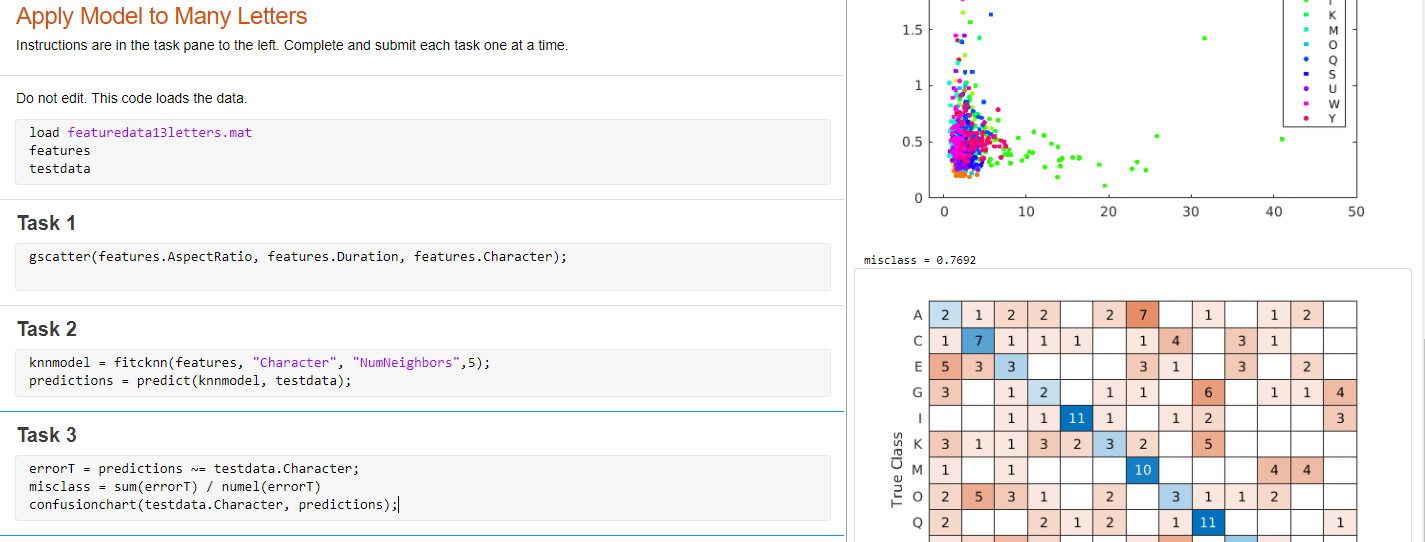
%> input picture ModeloKNN.png, 1425 x 542 px
$ octave --eval "result = calcParaleles(imread('../ModeloKNN.png'));"   (GNU Octave 9; MATLAB toolbox functions it lacks are replaced by stand-ins)
%> lines starting %> are read from the running program, lines starting %| are printed output that depends on the picture
### Descriptors/buscarRectas.m
%entra una imagen en RGB, salen las rectas encontradas por el algoritmo de
%hough. Por defecto, se buscan hasta 4 picos
function rectas = buscarRectas(img, display, hPeaks)
%> called with display = false, hPeaks = 5

    if nargin < 3
        hPeaks = 4;
    end

    BW = rgb2gray(img);
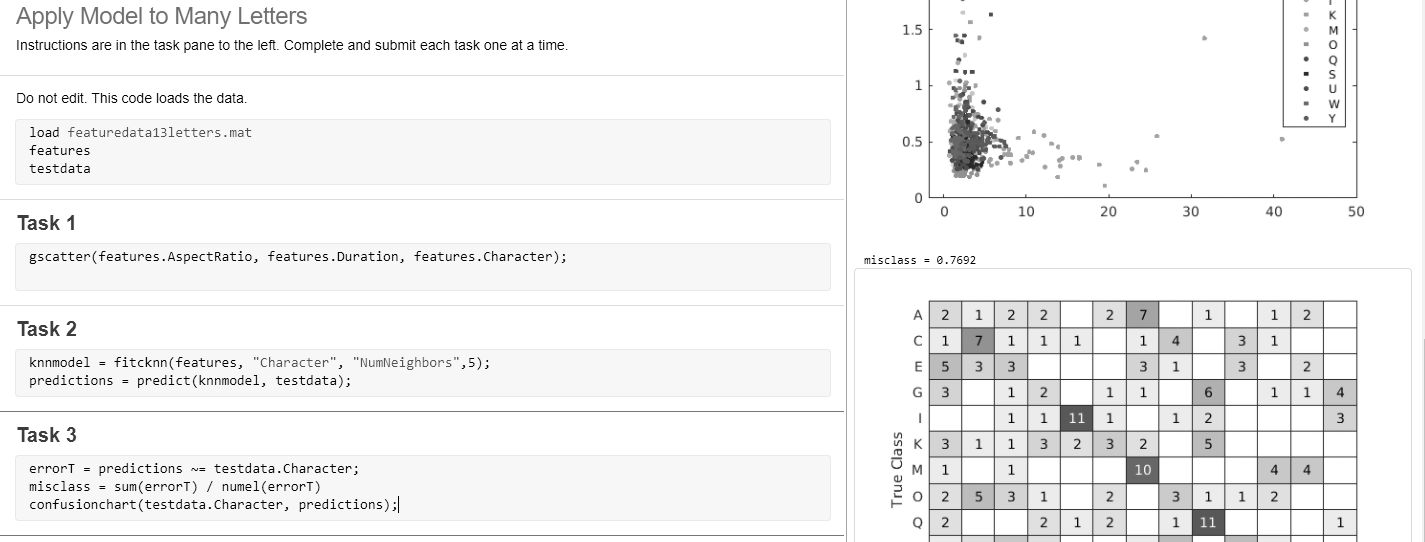
%> BW: size 542x1425 uint8; min 0, max 255, mean 242.8
    BW = edge(BW,'canny');
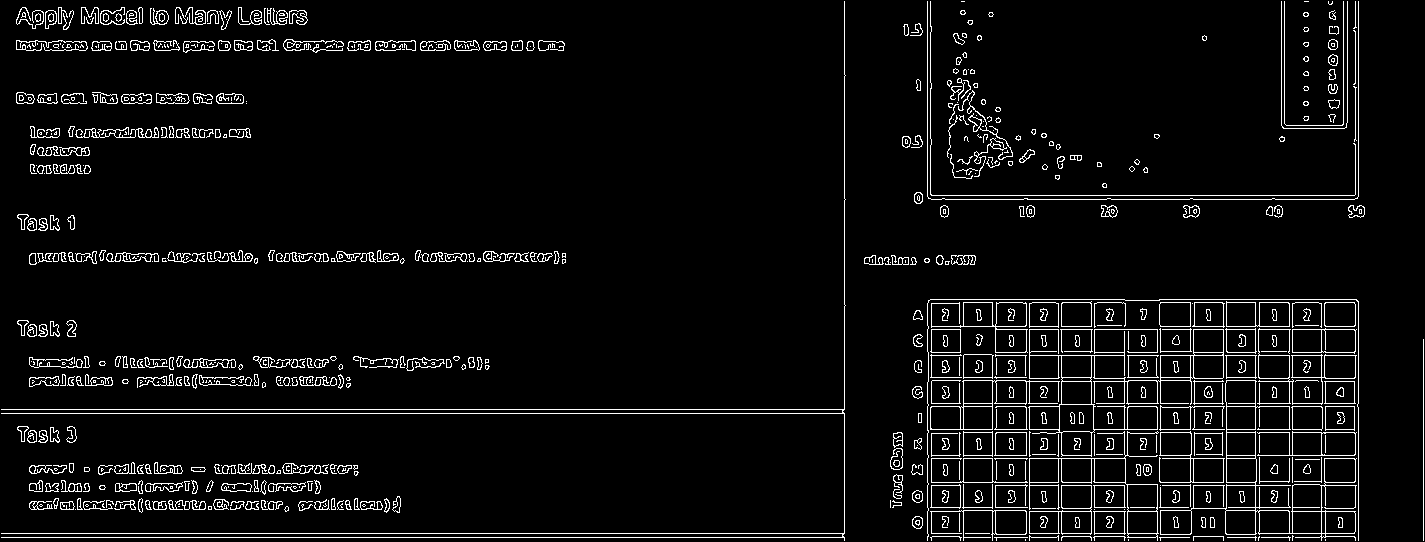
%> BW: size 542x1425 logical; 5.2% white in thin lines or dots

    if display
        figure
        imshow(BW);
    end

    [H,theta,rho] = hough(BW);
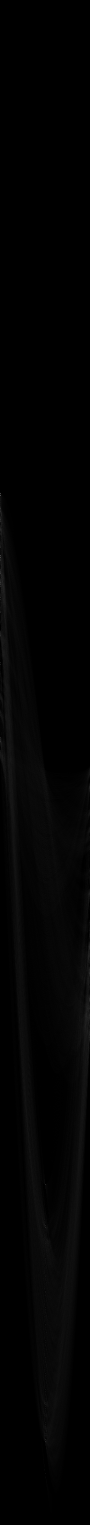
%> H: size 3049x180 double (shown at 1/2 size); min 0, max 1140, mean 13.1; drawn with min black and max white
%> theta = 180 values from -90 to 89; rho = 3049 values from -1524 to 1524
    if display
        figure
        imshow(imadjust(rescale(H)),[],...
               'XData',theta,...
               'YData',rho,...
               'InitialMagnification','fit');
        xlabel('\theta (degrees)')
        ylabel('\rho')
        axis on
        axis normal
        hold on
        colormap(gca,hot)
    end
    %H: Matrix de Hough, 4: maximos a "buscar" si son iguales tmb los saca
    P = houghpeaks(H,hPeaks,'threshold',ceil(0.5*max(H(:)))); %buscar pics
%> P = [992 1; 1112 1]

    x = theta(P(:,2));
%> x = [-90 -90]
    y = rho(P(:,1));
%> y = [-533 -413]

    if display
        plot(x,y,'s','color','black');
    end
    lines = houghlines(BW,theta,rho,P,'FillGap',5,'MinLength',7);
%> lines = 5 lines; point1 to point2 (x, y): (2, 534) to (845, 534), (2, 414) to (845, 414), (1026, 534) to (1161, 534), (1256, 534) to (1359, 534), (928, 534) to (997, 534)
    if display
        hold off
    end
    if display
        figure, imshow(img), hold on
        max_len = 0;
        for k = 1:length(lines)
           xy = [lines(k).point1; lines(k).point2];
           plot(xy(:,1),xy(:,2),'LineWidth',2,'Color','green');

           % Plot beginnings and ends of lines
           plot(xy(1,1),xy(1,2),'x','LineWidth',2,'Color','yellow');
           plot(xy(2,1),xy(2,2),'x','LineWidth',2,'Color','red');

           % Determine the endpoints of the longest line segment
           len = norm(lines(k).point1 - lines(k).point2);
           if ( len > max_len)
              max_len = len;
              xy_long = xy;
           end
        end
        % highlight the longest line segment
        plot(xy_long(:,1),xy_long(:,2),'LineWidth',2,'Color','red');
    end
    rectas = (lines);
%> rectas has the same summary as lines
end

### Descriptors/calcParaleles.m
function r = calcParaleles(img)
%CALCPARALELES retorna el rang de valors per les rectes trobades per img
%   1. Aplica buscarRectas(img)
%   2. Calcular el rang max(linies.theta) - min(linies.theta)
%   Un resultat petit indica que les linies trobades son mitjanament
%   paral·leles
    iLines = buscarRectas(img,false, 5);
%> iLines has the same summary as lines in buscarRectas
    r= range([iLines.theta]);
%> r = 0
end
